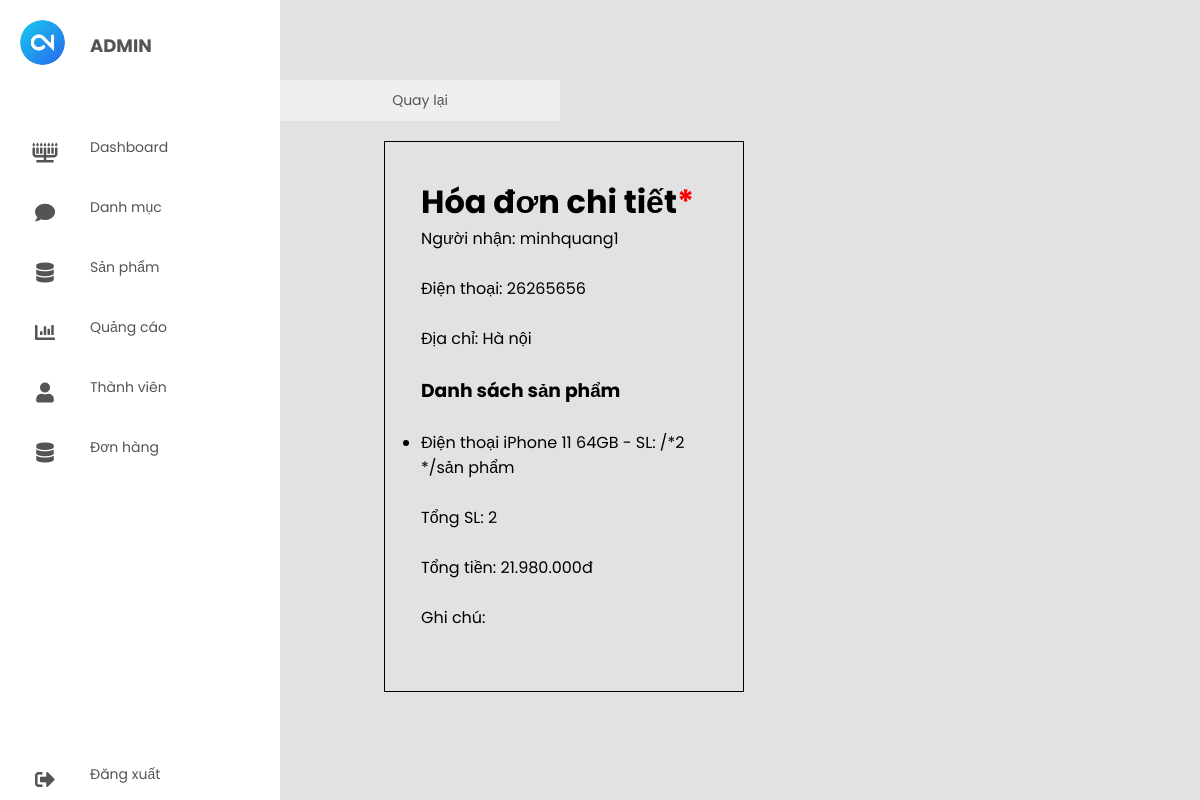
/admin/view/xemdonhang.php?order_id=18 (signed in), run on the app's committed database.
### tables this page shows
CREATE TABLE `order_detail` (
  `order_detail_id` int(11) NOT NULL,
  `order_id` int(11) NOT NULL,
  `sanpham_id` int(11) NOT NULL,
  `order_detai_quantity` int(11) NOT NULL,
  `order_detai_price` int(11) NOT NULL
);

CREATE TABLE `orders` (
  `order_id` int(11) NOT NULL,
  `order_name` varchar(255) NOT NULL,
  `order_phone` int(11) NOT NULL,
  `order_address` varchar(255) NOT NULL,
  `order_note` varchar(255) NOT NULL,
  `order_total` int(11) NOT NULL,
  `created_time` int(11) NOT NULL
);

CREATE TABLE `sanpham` (
  `sanpham_id` int(11) NOT NULL,
  `sanpham_name` varchar(255) NOT NULL,
  `sanpham_gia` int(50) NOT NULL,
  `sanpham_img` varchar(255) NOT NULL
);

### admin/view/xemdonhang.php (the view, shortened to what this page needs)
<?php
    include './header.php';
    include './menu.php';
    include '../modul/config2.php';
    $orders = mysqli_query($conn, "SELECT orders.order_name, orders.order_address, orders.order_phone, orders.order_note,orders.order_total, order_detail.*, sanpham.sanpham_name as sanpham_name FROM orders INNER JOIN order_detail ON orders.order_id = order_detail.order_id
            INNER JOIN sanpham
            ON sanpham.sanpham_id = order_detail.sanpham_id
            WHERE orders.order_id = "  . $_GET['order_id']);
            $orders = mysqli_fetch_all($orders, MYSQLI_ASSOC);
?>
<div style="    padding-top: 60px;" class="main--content">
        <button class="btn_them" style="margin:20px 0;"><a href="javascript:history.back()">Quay lại</a></button>
            <div style="    width: 30%;border: 1px solid;padding: 36px;position: absolute;    left: 32%;" class="content-left-cartelogy_add">
               <div class="inhoadon">
               <h1>Hóa đơn chi tiết<span style="color:red;">*</span></h1>
                    <div id="order-detail-wrapper">
                    <div style="display: flex;flex-direction: column;" id="order-detail">
                        <label>Người nhận: <span> <?=$orders[0]['order_name'] ?></span></label><br/>
                        <label>Điện thoại: <span><?= $orders[0]['order_phone'] ?></span></label><br/>
                        <label>Địa chỉ: <span>  <?= $orders[0]['order_address'] ?></label></span><br/>
                        <h3>Danh sách sản phẩm</h3><br>
                        <ul>
                            <?php
                            $totalQuantity = 0;
                            foreach ($orders as $row) {
                                ?>
                                <li>
                                    <span class="item-name"><?= $row['sanpham_name'] ?></span>
                                    <span class="item-quantity"> - SL:  /*<?=$row['order_detai_quantity'] ?> */sản phẩm</span>
                                </li><br>
                                <?php
                                $totalQuantity += $row['order_detai_quantity'];
                            }
                            ?>
                        </ul>
                        <label>Tổng SL: <?= $totalQuantity ?></label><br>
                        <label>Tổng tiền:  <?=number_format($orders[0]['order_total'] , 0 , "," , ".")?>.000đ</label><br>
                        <p><label>Ghi chú: <?= $orders[0]['order_note'] ?> </label></p><br>
                    </div>
                </div>
            </div>
</div>

### admin/public/css/index.css (style rules this page uses)
* { margin: 0; padding: 0; outline: none; border: none; text-decoration: none; box-sizing: border-box; font-family: "Poppins", sans-serif; }
body { background: rgb(226, 226, 226); }
a { position: relative; width: 280px; font-size: 14px; color: rgb(85, 83, 83); display: table; padding: 10px; }

### admin/public/css/main.css (style rules this page uses)
:root { --green-color:#34AF6D; --white-color:white; --red-color:rgb(222, 74, 74); }
a { text-decoration: none; background: transparent; }

### data on the page
order_detail: order.order_name "minhquang1", order.order_phone "26265656", order.order_address "Hà nội", sanpham.sanpham_name "Điện thoại iPhone 11 64GB", order_detai_quantity "2", order.order_total "21.980"

### other printed values
$totalQuantity "2"
